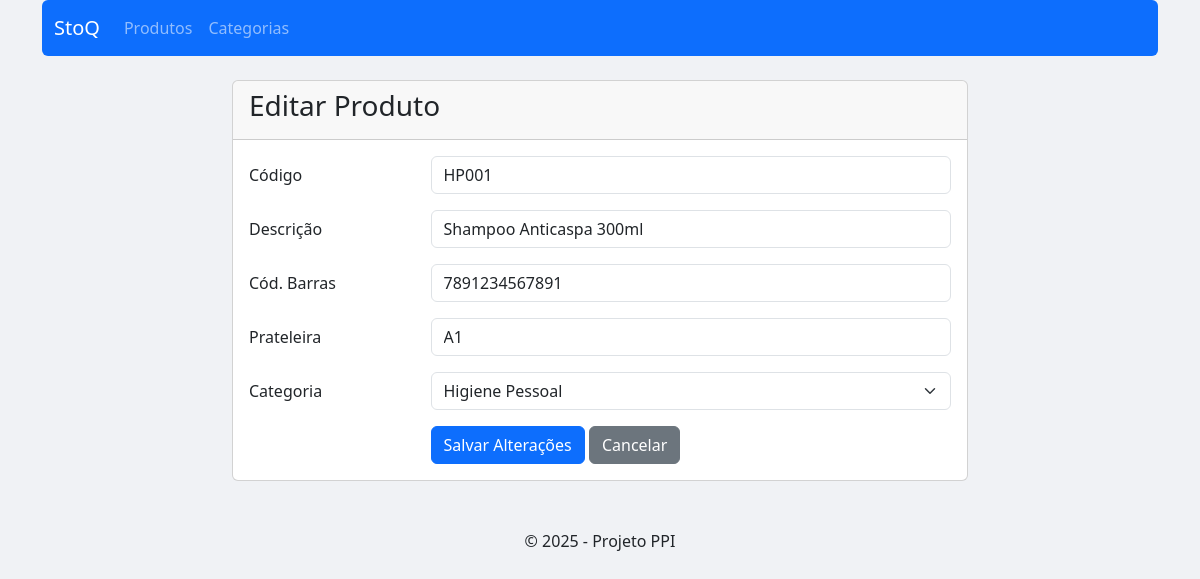
The app's page /editar.php?id_produto=1 with its own data.
### tables this page shows
CREATE TABLE `produto` (
  `id_produto` int(11) NOT NULL,
  `codigo` varchar(100) NOT NULL,
  `descricao` varchar(100) NOT NULL,
  `cod_barras` varchar(100) NOT NULL,
  `prateleira` varchar(100) NOT NULL,
  `id_categoria` int(11) NOT NULL
);

### editar.php (the view, shortened to what this page needs)
<?php
include 'header.php';
include 'conexao.php';
$id_produto = $_GET['id_produto'];
$sql_produto = "SELECT * FROM produto WHERE id_produto = :id_produto";
$stm_produto = $pdo->prepare($sql_produto);
$stm_produto->bindParam(':id_produto', $id_produto);
$stm_produto->execute();
$produto = $stm_produto->fetch(PDO::FETCH_OBJ);
$sql_categorias = "SELECT * FROM categoria ORDER BY descricao ASC";
$stm_categorias = $pdo->prepare($sql_categorias);
$stm_categorias->execute();
$categorias = $stm_categorias->fetchAll(PDO::FETCH_OBJ);
?>
<div class="row justify-content-center">
    <div class="col-md-8">
        <div class="card">
            <div class="card-header">
                <h3>Editar Produto</h3>
            </div>
            <div class="card-body">
                <form method="post" action="update.php">
                    <div class="form-group row mb-3">
                        <label for="codigo" class="col-sm-3 col-form-label">Código</label>
                        <div class="col-sm-9">
                            <input id="codigo" name="codigo" type="text" class="form-control" value="<?= htmlspecialchars($produto->codigo) ?>">
                        </div>
                    </div>
                    <div class="form-group row mb-3">
                        <label for="descricao" class="col-sm-3 col-form-label">Descrição</label>
                        <div class="col-sm-9">
                            <input id="descricao" name="descricao" type="text" class="form-control" required value="<?= htmlspecialchars($produto->descricao) ?>">
                        </div>
                    </div>
                    <div class="form-group row mb-3">
                        <label for="cod_barras" class="col-sm-3 col-form-label">Cód. Barras</label>
                        <div class="col-sm-9">
                            <input id="cod_barras" name="cod_barras" type="text" class="form-control" value="<?= htmlspecialchars($produto->cod_barras) ?>">
                        </div>
                    </div>
                    <div class="form-group row mb-3">
                        <label for="prateleira" class="col-sm-3 col-form-label">Prateleira</label>
                        <div class="col-sm-9">
                            <input id="prateleira" name="prateleira" type="text" class="form-control" value="<?= htmlspecialchars($produto->prateleira) ?>">
                        </div>
                    </div>
                    <div class="form-group row mb-3">
                        <label for="id_categoria" class="col-sm-3 col-form-label">Categoria</label>
                        <div class="col-sm-9">
                            <select id="id_categoria" name="id_categoria" class="form-select" required>
                                <?php
                                foreach ($categorias as $categoria) {
                                    $selected = ($produto->id_categoria == $categoria->id_categoria) ? 'selected' : '';
                                    echo '<option value="' . $categoria->id_categoria . '" ' . $selected . '>' . htmlspecialchars($categoria->descricao) . '</option>';
                                }
                                ?>
                            </select>
                        </div>
                    </div>
                    <div class="form-group row">
                        <div class="col-sm-9 offset-sm-3">
                            <button name="submit" type="submit" class="btn btn-primary">Salvar Alterações</button>
                            <a href="listar.php" class="btn btn-secondary">Cancelar</a>
                        </div>
                    </div>
                </form>
            </div>
        </div>
    </div>
</div>
<?php include 'footer.php'; ?>

### header.php (style rules this page uses)
body { background-color: #f0f2f5; }

### records on screen
produto: codigo "HP001", descricao "Shampoo Anticaspa 300ml", cod_barras "7891234567891", prateleira "A1"

### other values on screen
form field id_categoria "Higiene Pessoal"
